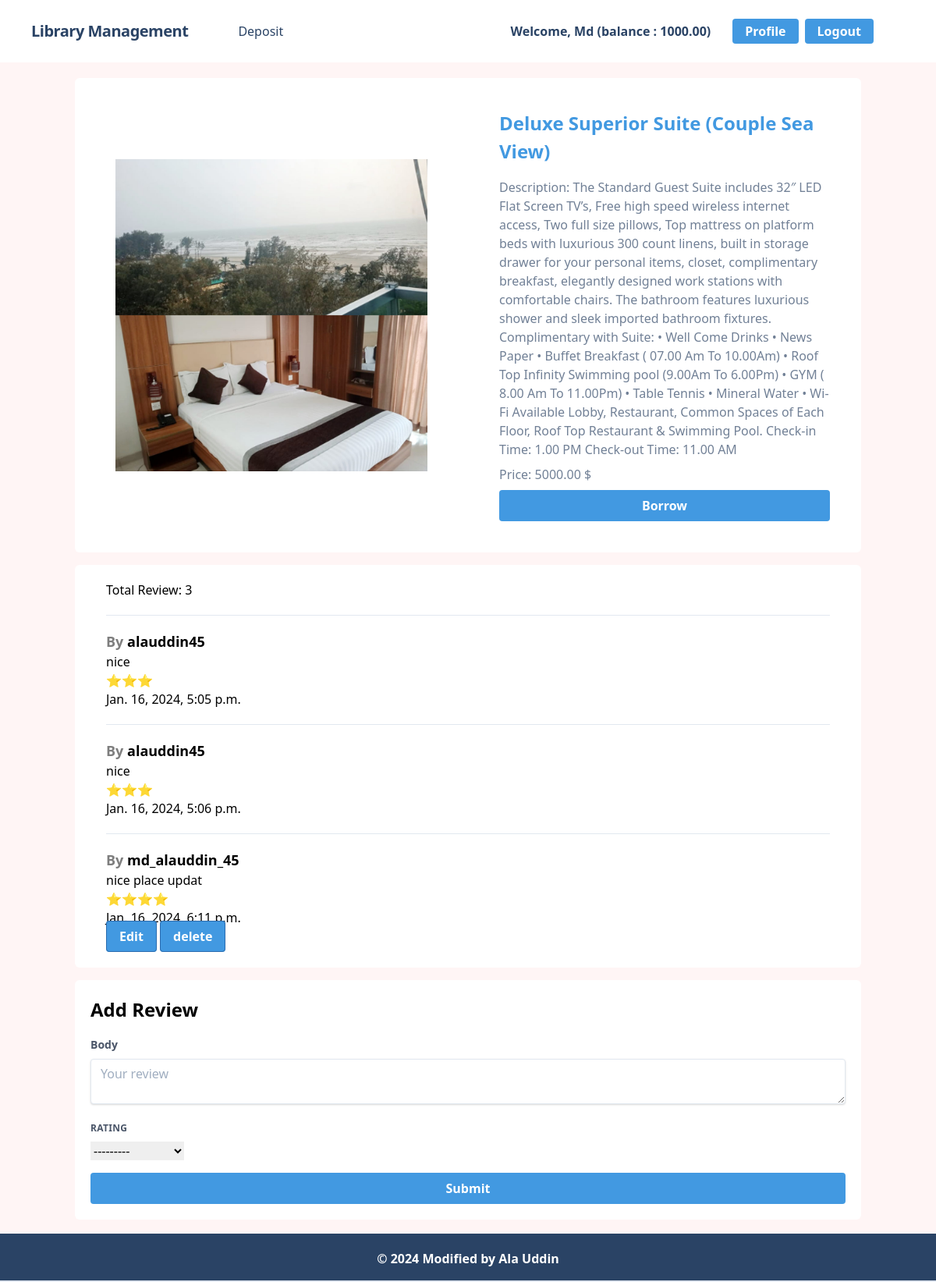
The page /room/details/1 (signed in) on the database its author committed.
### accounts/models.py (models this page shows, shortened)
class UserHotelAccount(models.Model):
    user = models.OneToOneField(User, related_name='account', on_delete=models.CASCADE)
    account_no = models.IntegerField(unique=True)
    initial_deposite_date = models.DateField(auto_now_add=True)
    birth_date = models.DateField(null=True, blank=True)
    balance = models.DecimalField(default=0, max_digits=12, decimal_places=2)

### room/models.py (models this page shows, shortened)
class Room(models.Model):
    title = models.CharField(max_length=100)
    description = models.TextField()
    image = models.ImageField(upload_to='media/')
    guest = models.IntegerField(choices=GUEST_CHOICES)
    price = models.DecimalField(max_digits=10, decimal_places=2)

class UserReviews(models.Model):
    room = models.ForeignKey(Room, on_delete=models.CASCADE, related_name='comments')
    user = models.ForeignKey(User, on_delete=models.CASCADE)
    rating = models.CharField(max_length=5, choices=STAR_CHOICES)
    body = models.TextField()
    created_on = models.DateTimeField(auto_now_add=True)

### room/views.py (the view, shortened to what this page needs)
# urls.py: path('details/<int:id>',views.DetailsRoomView.as_view(), name='details_room'),
class DetailsRoomView(DetailView):
    model = Room
    template_name = 'details_room.html'
    pk_url_kwarg = 'id'
    context_object_name = 'room'
    def get_context_data(self, **kwargs):
        context = super().get_context_data(**kwargs)
        room = self.object
        reviews = room.comments.all()
        review_form= forms.ReviewForm()
        context['reviews']= reviews
        context['review_form']= review_form
        return context

### room/forms.py (shortened to what this page needs)
class ReviewForm(forms.ModelForm):
    class Meta:
        model = UserReviews
        fields = ['rating', 'body']
        widgets = {
            'rating': forms.Select(choices=STAR_CHOICES),
            'body': forms.Textarea(attrs={'rows': 4}),
        }
    def __init__(self, *args, **kwargs):
        self.room = kwargs.pop('room', None)
        self.user = kwargs.pop('user', None)
        super().__init__(*args, **kwargs)

### room/templates/details_room.html (shortened to what this page needs)
{% extends "base.html" %}
{% block content %}
<div class="flex bg-white mt-5 rounded-md m-2">
  <div class="w-1/2 flex justify-center items-center py-5">
    <img src="{{ room.image.url }}" class="max-w-full" style="max-width: 400px;" alt="Room Image">
  </div>
  <div class="w-1/2 p-4">
    <div class="bg-white p-6">
      <h5 class="text-2xl font-bold mb-4">
        <a href="#" class="text-blue-500 ">{{ room.title }}</a>
      </h5>
      <p class="text-gray-600 mb-2">Description: {{ room.description }}</p>
      <p class="text-gray-600 mb-2">Price: {{ room.price }} $</p>
      {% if user.is_authenticated %}
      <a href="{% url 'purchase_room' room.id %}" class="flex items-center justify-center w-full p-3 font-semibold tracking bg-blue-500 hover:bg-blue-700 text-white font-bold py-2 px-4 mt-2 rounded">Borrow</a>
      {% endif %}
    </div>
  </div>
</div>
{% if reviews %}
<div class="card mt-4 m-2 bg-white rounded-md  px-10">
  <h5 class="card-header py-5">Total Review: {{ reviews | length }}</h5>
  <div class="card-body pb-2">
    {% for c in reviews %}
    <hr>
      <div class="card mb-3 pb-2 pt-5">
        <div class="card-body">
          <div class="media">
            <div class="media-body">
              <h5 class="mt-0 text-lg font-bold">
                  <span class="opacity-50">By</span> {{ c.user }}
              </h5>
              <p>{{ c.body }}</p>
              <p>{{ c.rating }}</p>
              <p>{{ c.created_on }}</p>
              {% if user.is_authenticated and user == c.user %}
              <a href="{% url 'update_review' c.id %}" class="bg-blue-500 hover:bg-blue-700 text-white font-bold py-2 px-4 border border-blue-700 rounded">Edit</a>
              <a href="{% url 'delete_review' c.id %}" class="bg-blue-500 hover:bg-blue-700 text-white font-bold py-2 px-4 border border-blue-700 rounded">delete</a>
          {% endif %}
            </div>
          </div>
        </div>
      </div>
    {% endfor %}
  </div>
</div>
{% endif %}
<div class="card mt-4 m-2 bg-white rounded-md p-5">
  <div class="card-body">
    <form method="POST" enctype="multipart/form-data">
      <h1 class="mb-4 text-2xl font-bold">Add Review</h1>
      <div class="mb-4">
        <label for="body" class="block text-gray-700 text-sm font-bold mb-2">Body</label>
        <textarea id="body" name="body" placeholder="Your review" class="shadow appearance-none border rounded w-full py-2 px-3 text-gray-700 leading-tight focus:outline-none focus:shadow-outline"></textarea>
      </div>
      <div class="mb-4">
        <label class="block uppercase tracking-wide text-gray-700 text-xs font-bold mb-2" for="{{ review_form.rating.id_for_label }}">
          {{ review_form.rating.label }}
        </label>
        {{ review_form.rating }}
      </div>
      {% if user.is_authenticated %}
        <button type="submit" class="flex items-center justify-center w-full p-3 font-semibold tracking bg-blue-500 hover:bg-blue-700 text-white font-bold py-2 px-4 mt-2 rounded">Submit</button>
      {% endif %}
    </form>
  </div>
</div>
{% endblock %}

### core/templates/navbar.html (shortened to what this page needs)
<nav class="flex items-center justify-between flex-wrap bg-white p-6 px-10">
    <div class="flex items-center flex-shrink-0 text-white mr-6">
        <span class="font-semibold text-xl tracking-tight text-blue-900"><a href="/">Library Management</a></span>
    </div>
    <div class="w-full block flex-grow lg:flex lg:items-center lg:w-auto px-10">
        {% if request.user.is_authenticated %}
            <div class="text-md lg:flex-grow">
                <a href="{% url 'deposit' %}" class="block mt-4 lg:inline-block lg:mt-0 text-blue-900 hover:text-blue-700-900 hover:font-black mr-4">
                    Deposit
                </a>
            </div>
            <div class="flex w-auto">
                <div class="text-blue-900 my-auto font-black px-5">Welcome, {{ request.user.first_name }} (balance : {{request.user.account.balance}}) </div>
                <a href="{% url 'profile' %}" class="bg-blue-500 hover:bg-blue-700 text-white font-bold py-1 mx-2 px-4 rounded focus:outline-none focus:shadow-outline">Profile</a>
                <a href="{% url 'logout' %}" class="bg-blue-500 hover:bg-blue-700 text-white font-bold py-1 px-4 rounded focus:outline-none focus:shadow-outline">Logout</a>
            </div>
        {% endif %}
    </div>
</nav>

### rows shown on the page
Room: image (picture), title "Deluxe Superior Suite (Couple Sea View)", description "The Standard Guest Suite includes 32″ LED Flat Screen TV’s, Free high speed wireless internet access, Two full size pillows, Top mattress on platform beds with luxurious 300 count linens, built in storage drawer for your personal items, closet, complimentary breakfast, elegantly designed work stations with comfortable chairs. The bathroom features luxurious shower and sleek imported bathroom fixtures. Complimentary with Suite: • Well Come Drinks • News Paper • Buffet Breakfast ( 07.00 Am To 10.00Am) • Roof Top Infinity Swimming pool (9.00Am To 6.00Pm) • GYM ( 8.00 Am To 11.00Pm) • Table Tennis • Mineral Water • Wi-Fi Available Lobby, Restaurant, Common Spaces of Each Floor, Roof Top…", price "5000.00"
UserReviews: user "alauddin45", body "nice", rating "⭐⭐⭐", created_on "Jan. 16, 2024, 5:05 p.m."
UserReviews: user "alauddin45", body "nice", rating "⭐⭐⭐", created_on "Jan. 16, 2024, 5:06 p.m."
UserReviews: user "md_alauddin_45", body "nice place updat", rating "⭐⭐⭐⭐", created_on "Jan. 16, 2024, 6:11 p.m.", shows "Edit"

### other values the page prints
{{ request.user.first_name }} "Md"
{{ request.user.account.balance }} "1000.00"
{{ reviews | length }} "3"
{{ review_form.rating.label }} "RATING"
